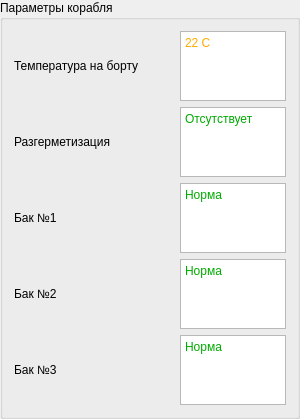
              <widget class="QGroupBox" name="groupBox_5">
               <property name="sizePolicy">
                <sizepolicy hsizetype="Minimum" vsizetype="Minimum">
                 <horstretch>0</horstretch>
                 <verstretch>0</verstretch>
                </sizepolicy>
               </property>
               <property name="minimumSize">
                <size>
                 <width>0</width>
                 <height>0</height>
                </size>
               </property>
               <property name="maximumSize">
                <size>
                 <width>300</width>
                 <height>200</height>
                </size>
               </property>
               <property name="title">
                <string>Параметры корабля</string>
               </property>
               <layout class="QVBoxLayout" name="verticalLayout_8">
                <item>
                 <layout class="QHBoxLayout" name="horizontalLayout_18">
                  <item>
                   <widget class="QLabel" name="label_14">
                    <property name="minimumSize">
                     <size>
                      <width>160</width>
                      <height>0</height>
                     </size>
                    </property>
                    <property name="text">
                     <string>Температура на борту</string>
                    </property>
                   </widget>
                  </item>
                  <item>
                   <widget class="QTextEdit" name="textEdit_3">
                    <property name="html">
                     <string>&lt;!DOCTYPE HTML PUBLIC &quot;-//W3C//DTD HTML 4.0//EN&quot; &quot;http://www.w3.org/TR/REC-html40/strict.dtd&quot;&gt;
&lt;html&gt;&lt;head&gt;&lt;meta name=&quot;qrichtext&quot; content=&quot;1&quot; /&gt;&lt;meta charset=&quot;utf-8&quot; /&gt;&lt;style type=&quot;text/css&quot;&gt;
p, li { white-space: pre-wrap; }
hr { height: 1px; border-width: 0; }
li.unchecked::marker { content: &quot;\2610&quot;; }
li.checked::marker { content: &quot;\2612&quot;; }
&lt;/style&gt;&lt;/head&gt;&lt;body style=&quot; font-family:'Segoe UI'; font-size:9pt; font-weight:400; font-style:normal;&quot;&gt;
&lt;p style=&quot; margin-top:0px; margin-bottom:0px; margin-left:0px; margin-right:0px; -qt-block-indent:0; text-indent:0px;&quot;&gt;&lt;span style=&quot; color:#ffaa00;&quot;&gt;22 C&lt;/span&gt;&lt;/p&gt;&lt;/body&gt;&lt;/html&gt;</string>
                    </property>
                   </widget>
                  </item>
                 </layout>
                </item>
                <item>
                 <layout class="QHBoxLayout" name="horizontalLayout_19">
                  <item>
                   <widget class="QLabel" name="label_15">
                    <property name="minimumSize">
                     <size>
                      <width>160</width>
                      <height>0</height>
                     </size>
                    </property>
                    <property name="text">
                     <string>Разгерметизация</string>
                    </property>
                   </widget>
                  </item>
                  <item>
                   <widget class="QTextEdit" name="textEdit_4">
                    <property name="html">
                     <string>&lt;!DOCTYPE HTML PUBLIC &quot;-//W3C//DTD HTML 4.0//EN&quot; &quot;http://www.w3.org/TR/REC-html40/strict.dtd&quot;&gt;
&lt;html&gt;&lt;head&gt;&lt;meta name=&quot;qrichtext&quot; content=&quot;1&quot; /&gt;&lt;meta charset=&quot;utf-8&quot; /&gt;&lt;style type=&quot;text/css&quot;&gt;
p, li { white-space: pre-wrap; }
hr { height: 1px; border-width: 0; }
li.unchecked::marker { content: &quot;\2610&quot;; }
li.checked::marker { content: &quot;\2612&quot;; }
&lt;/style&gt;&lt;/head&gt;&lt;body style=&quot; font-family:'Segoe UI'; font-size:9pt; font-weight:400; font-style:normal;&quot;&gt;
&lt;p style=&quot; margin-top:0px; margin-bottom:0px; margin-left:0px; margin-right:0px; -qt-block-indent:0; text-indent:0px;&quot;&gt;&lt;span style=&quot; color:#00aa00;&quot;&gt;Отсутствует&lt;/span&gt;&lt;/p&gt;&lt;/body&gt;&lt;/html&gt;</string>
                    </property>
                   </widget>
                  </item>
                 </layout>
                </item>
                <item>
                 <layout class="QHBoxLayout" name="horizontalLayout_20">
                  <item>
                   <widget class="QLabel" name="label_16">
                    <property name="minimumSize">
                     <size>
                      <width>160</width>
                      <height>0</height>
                     </size>
                    </property>
                    <property name="text">
                     <string>Бак №1</string>
                    </property>
                   </widget>
                  </item>
                  <item>
                   <widget class="QTextEdit" name="textEdit_5">
                    <property name="html">
                     <string>&lt;!DOCTYPE HTML PUBLIC &quot;-//W3C//DTD HTML 4.0//EN&quot; &quot;http://www.w3.org/TR/REC-html40/strict.dtd&quot;&gt;
&lt;html&gt;&lt;head&gt;&lt;meta name=&quot;qrichtext&quot; content=&quot;1&quot; /&gt;&lt;meta charset=&quot;utf-8&quot; /&gt;&lt;style type=&quot;text/css&quot;&gt;
p, li { white-space: pre-wrap; }
hr { height: 1px; border-width: 0; }
li.unchecked::marker { content: &quot;\2610&quot;; }
li.checked::marker { content: &quot;\2612&quot;; }
&lt;/style&gt;&lt;/head&gt;&lt;body style=&quot; font-family:'Segoe UI'; font-size:9pt; font-weight:400; font-style:normal;&quot;&gt;
&lt;p style=&quot; margin-top:0px; margin-bottom:0px; margin-left:0px; margin-right:0px; -qt-block-indent:0; text-indent:0px;&quot;&gt;&lt;span style=&quot; color:#00aa00;&quot;&gt;Норма&lt;/span&gt;&lt;/p&gt;&lt;/body&gt;&lt;/html&gt;</string>
                    </property>
                   </widget>
                  </item>
                 </layout>
                </item>
                <item>
                 <layout class="QHBoxLayout" name="horizontalLayout_21">
                  <item>
                   <widget class="QLabel" name="label_17">
                    <property name="minimumSize">
                     <size>
                      <width>160</width>
                      <height>0</height>
                     </size>
                    </property>
                    <property name="text">
                     <string>Бак №2</string>
                    </property>
                   </widget>
                  </item>
                  <item>
                   <widget class="QTextEdit" name="textEdit_6">
                    <property name="html">
                     <string>&lt;!DOCTYPE HTML PUBLIC &quot;-//W3C//DTD HTML 4.0//EN&quot; &quot;http://www.w3.org/TR/REC-html40/strict.dtd&quot;&gt;
&lt;html&gt;&lt;head&gt;&lt;meta name=&quot;qrichtext&quot; content=&quot;1&quot; /&gt;&lt;meta charset=&quot;utf-8&quot; /&gt;&lt;style type=&quot;text/css&quot;&gt;
p, li { white-space: pre-wrap; }
hr { height: 1px; border-width: 0; }
li.unchecked::marker { content: &quot;\2610&quot;; }
li.checked::marker { content: &quot;\2612&quot;; }
&lt;/style&gt;&lt;/head&gt;&lt;body style=&quot; font-family:'Segoe UI'; font-size:9pt; font-weight:400; font-style:normal;&quot;&gt;
&lt;p style=&quot; margin-top:0px; margin-bottom:0px; margin-left:0px; margin-right:0px; -qt-block-indent:0; text-indent:0px;&quot;&gt;&lt;span style=&quot; color:#00aa00;&quot;&gt;Норма&lt;/span&gt;&lt;/p&gt;&lt;/body&gt;&lt;/html&gt;</string>
                    </property>
                   </widget>
                  </item>
                 </layout>
                </item>
                <item>
                 <layout class="QHBoxLayout" name="horizontalLayout_22">
                  <item>
                   <widget class="QLabel" name="label_18">
                    <property name="minimumSize">
                     <size>
                      <width>160</width>
                      <height>0</height>
                     </size>
                    </property>
                    <property name="text">
                     <string>Бак №3</string>
                    </property>
                   </widget>
                  </item>
                  <item>
                   <widget class="QTextEdit" name="textEdit_7">
                    <property name="verticalScrollBarPolicy">
                     <enum>Qt::ScrollBarAsNeeded</enum>
                    </property>
                    <property name="horizontalScrollBarPolicy">
                     <enum>Qt::ScrollBarAsNeeded</enum>
                    </property>
                    <property name="html">
                     <string>&lt;!DOCTYPE HTML PUBLIC &quot;-//W3C//DTD HTML 4.0//EN&quot; &quot;http://www.w3.org/TR/REC-html40/strict.dtd&quot;&gt;
&lt;html&gt;&lt;head&gt;&lt;meta name=&quot;qrichtext&quot; content=&quot;1&quot; /&gt;&lt;meta charset=&quot;utf-8&quot; /&gt;&lt;style type=&quot;text/css&quot;&gt;
p, li { white-space: pre-wrap; }
hr { height: 1px; border-width: 0; }
li.unchecked::marker { content: &quot;\2610&quot;; }
li.checked::marker { content: &quot;\2612&quot;; }
&lt;/style&gt;&lt;/head&gt;&lt;body style=&quot; font-family:'Segoe UI'; font-size:9pt; font-weight:400; font-style:normal;&quot;&gt;
&lt;p style=&quot; margin-top:0px; margin-bottom:0px; margin-left:0px; margin-right:0px; -qt-block-indent:0; text-indent:0px;&quot;&gt;&lt;span style=&quot; color:#00aa00;&quot;&gt;Норма&lt;/span&gt;&lt;/p&gt;&lt;/body&gt;&lt;/html&gt;</string>
                    </property>
                   </widget>
                  </item>
                 </layout>
                </item>
               </layout>
              </widget>
